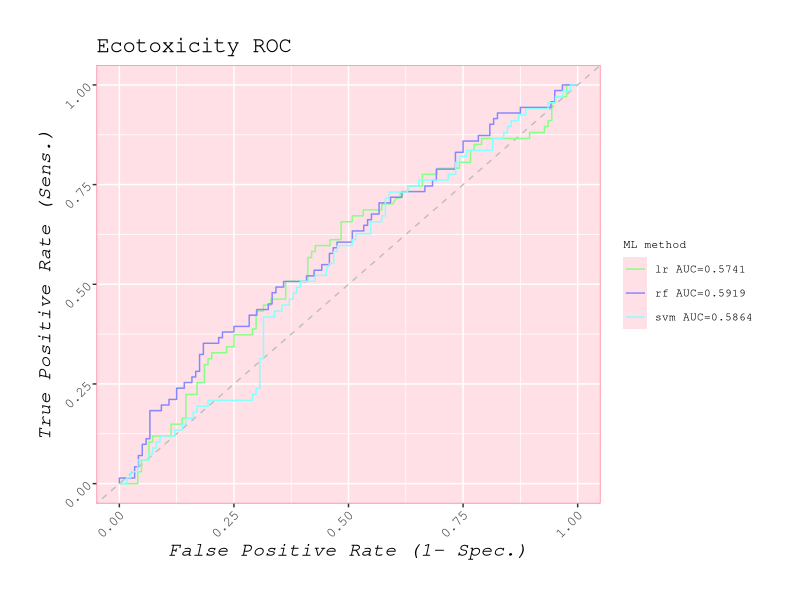
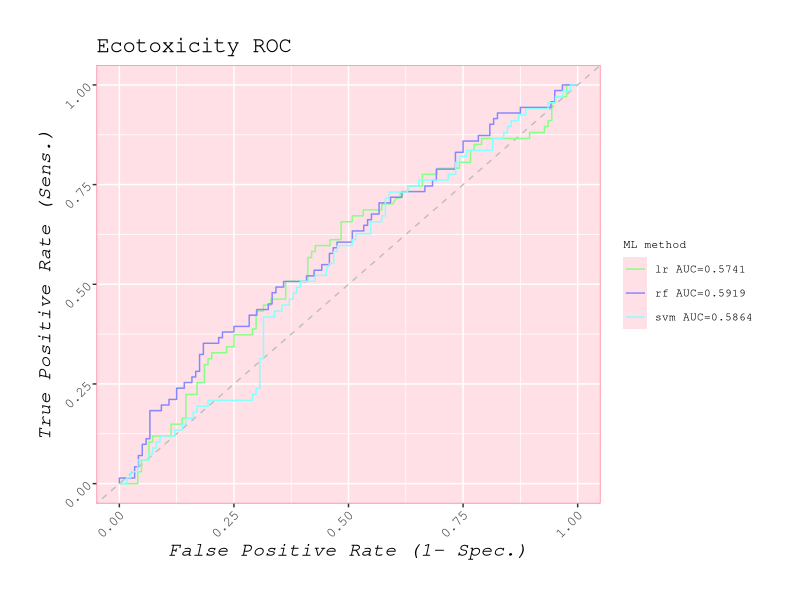

Recreate these plots in R, in order.
library(ggplot2)




rocrf<-read.csv("QSAR/table/data16EC_RF_ROC.csv",header = TRUE,check.names = FALSE)
rocsvm<-read.csv("QSAR/table/data20EC_SVM_ROC.csv",header = TRUE,check.names = FALSE)
roclr<-read.csv("QSAR/table/data24EC_LR_ROC.csv",header = TRUE,check.names = FALSE)
roc<-rbind(rocrf,rocsvm,roclr)
roc$type <- factor(rep(c("rf AUC=0.5919", 
                         "svm AUC=0.5864",
                         "lr AUC=0.5741"), 
                       times=c(dim(rocrf)[1], 
                               dim(rocsvm)[1],
                               dim(roclr)[1])))

EC<-c("#FF869D","#FFE0E6")
legend_title="ML method"
ggplot(roc) +
  geom_abline(intercept = 0, slope = 1, linetype = "dashed", color = "grey") +  # 添加斜线
  geom_line(aes(x = `False Positive Rate`, y = `True Positive Rate`,
                color = type), linetype="solid") +
  scale_color_manual(values = c("rf AUC=0.5919" = "#8686FF","svm AUC=0.5864"="#86FFFF","lr AUC=0.5741"="#86FF86")) +
  labs(title = "Ecotoxicity ROC", x = "False Positive Rate (1- Spec.)", y = "True Positive Rate (Sens.)") +
  guides(color = guide_legend(title = legend_title)) +
  theme(
    text = element_text(family = "mono", size=16),
    plot.title = element_text(size = 16),#title 大小
    axis.title.x = element_text(face = "italic", size = 14),#x轴标题
    axis.title.y = element_text(face = "italic", size = 14),
    axis.text.x = element_text(angle = 45, hjust = 1,size = 10),#横坐标
    axis.text.y = element_text(angle = 45, hjust = 1,size = 10),
    legend.text = element_text(size = 8),#legend字体大小
    legend.title = element_text(size = 8), #设置legend标签字体大小
    legend.position = "right",
    panel.background = element_rect(fill = EC[2]),
    panel.border = element_rect(color = EC[1], fill = NA),#保留边框
    plot.margin = margin(1, 1, 1, 1, "cm"),#图像离上下左右边框的距离
  )
ggsave("QSAR/pic/EC_ROC.png",width=10, height=7,dpi=300)
